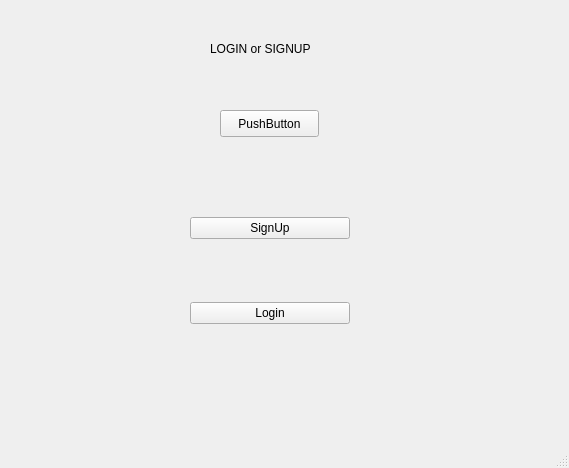
<?xml version="1.0" encoding="UTF-8"?>
<ui version="4.0">
 <class>MainWindow</class>
 <widget class="QMainWindow" name="MainWindow">
  <property name="geometry">
   <rect>
    <x>0</x>
    <y>0</y>
    <width>569</width>
    <height>468</height>
   </rect>
  </property>
  <property name="windowTitle">
   <string>Home Screen</string>
  </property>
  <widget class="QWidget" name="centralwidget">
   <widget class="QLabel" name="label">
    <property name="geometry">
     <rect>
      <x>210</x>
      <y>40</y>
      <width>121</width>
      <height>17</height>
     </rect>
    </property>
    <property name="text">
     <string>LOGIN or SIGNUP</string>
    </property>
    <property name="wordWrap">
     <bool>true</bool>
    </property>
    <property name="margin">
     <number>1</number>
    </property>
   </widget>
   <widget class="QWidget" name="verticalLayoutWidget">
    <property name="geometry">
     <rect>
      <x>190</x>
      <y>160</y>
      <width>160</width>
      <height>221</height>
     </rect>
    </property>
    <layout class="QVBoxLayout" name="verticalLayout">
     <item>
      <widget class="QPushButton" name="signButton">
       <property name="text">
        <string>SignUp</string>
       </property>
      </widget>
     </item>
     <item>
      <widget class="QPushButton" name="loginButton">
       <property name="text">
        <string>Login</string>
       </property>
      </widget>
     </item>
    </layout>
   </widget>
   <widget class="QPushButton" name="pushButton">
    <property name="geometry">
     <rect>
      <x>220</x>
      <y>110</y>
      <width>99</width>
      <height>27</height>
     </rect>
    </property>
    <property name="text">
     <string>PushButton</string>
    </property>
   </widget>
  </widget>
  <widget class="QMenuBar" name="menubar">
   <property name="geometry">
    <rect>
     <x>0</x>
     <y>0</y>
     <width>569</width>
     <height>25</height>
    </rect>
   </property>
  </widget>
  <widget class="QStatusBar" name="statusbar"/>
 </widget>
 <resources/>
 <connections/>
</ui>
